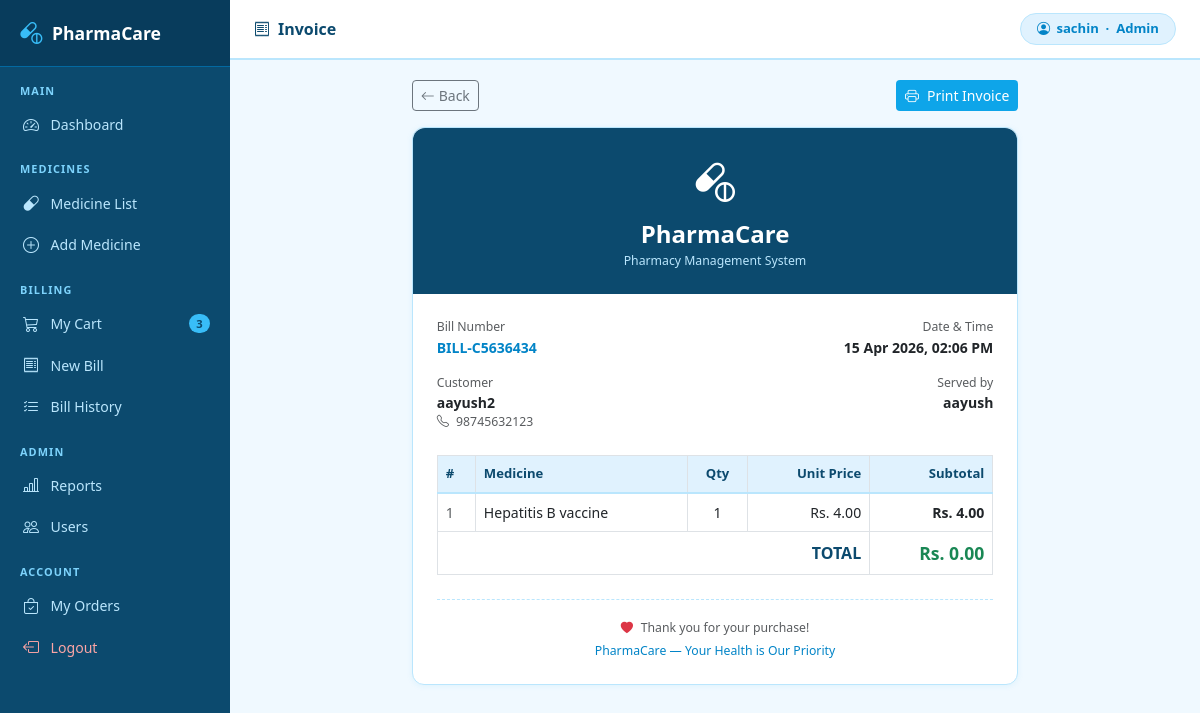
The page /bills/7/ (signed in) on the database its author committed.
### pharmacy/models.py (models this page shows, shortened)
class User(AbstractUser):
    ROLE_CHOICES = [('admin','Admin'),('pharmacist','Pharmacist')]
    role = models.CharField(max_length=20, choices=ROLE_CHOICES, default='pharmacist')
    class Meta:
        app_label = 'pharmacy'

class Bill(models.Model):
    STATUS = [('pending','Pending'),('completed','Completed'),('cancelled','Cancelled')]
    bill_number    = models.CharField(max_length=20, unique=True)
    pharmacist     = models.ForeignKey(User, on_delete=models.SET_NULL, null=True)
    customer_name  = models.CharField(max_length=200, blank=True, default='Walk-in Customer')
    customer_phone = models.CharField(max_length=15, blank=True)
    total_amount   = models.DecimalField(max_digits=12, decimal_places=2, default=0)
    status         = models.CharField(max_length=20, choices=STATUS, default='completed')
    created_at     = models.DateTimeField(auto_now_add=True)
    notes          = models.TextField(blank=True)
    class Meta:
        app_label = 'pharmacy'

class BillItem(models.Model):
    bill       = models.ForeignKey(Bill, on_delete=models.CASCADE)
    medicine = models.ForeignKey(Medicine, on_delete=models.CASCADE)
    quantity   = models.PositiveIntegerField()
    unit_price = models.DecimalField(max_digits=10, decimal_places=2)
    class Meta:
        app_label = 'pharmacy'
    @property
    def subtotal(self):
        return self.quantity * self.unit_price

class Medicine(models.Model):
    name                = models.CharField(max_length=200)
    category            = models.ForeignKey(Category, on_delete=models.SET_NULL,
                                             null=True, blank=True)
    price               = models.DecimalField(max_digits=10, decimal_places=2)
    stock_quantity      = models.PositiveIntegerField(default=0)
    expiry_date         = models.DateField()
    manufacturer        = models.DateField()
    description = models.TextField(blank=True, null=True)
    low_stock_threshold = models.PositiveIntegerField(default=10)
    image               = models.ImageField(upload_to='medicines/', blank=True, null=True)
    created_at          = models.DateTimeField(auto_now_add=True)
    updated_at          = models.DateTimeField(auto_now=True)
    class Meta:
        app_label = 'pharmacy'

### pharmacy/views.py (the view)
# urls.py: path('bills/<int:pk>/',views.bill_invoice,name='bill_invoice'),
@login_required
def bill_invoice(request, pk):
    bill  = get_object_or_404(Bill, pk=pk)
    items = bill.billitem_set.select_related('medicine').all()
    return render(request, 'pharmacy/bill_invoice.html', {'bill': bill, 'items': items})

### templates/pharmacy/bill_invoice.html (shortened to what this page needs)
{% extends 'pharmacy/base.html' %}
{% block page_title %}<i class="bi bi-receipt me-2"></i>Invoice{% endblock %}
{% block content %}
<div class="row justify-content-center">
    <div class="col-lg-8">
        <div class="d-flex gap-2 mb-3">
            <a href="{% url 'bill_list' %}"
               class="btn btn-outline-secondary btn-sm">
                <i class="bi bi-arrow-left me-1"></i>Back
            </a>
            <button onclick="window.print()"
                    class="btn btn-sm text-white ms-auto"
                    style="background:#0ea5e9;">
                <i class="bi bi-printer me-2"></i>Print Invoice
            </button>
        </div>
        <div class="card" id="invoice">
            <div class="text-center py-4"
                 style="background:#0c4a6e; border-radius:12px 12px 0 0;">
                <i class="bi bi-capsule-pill text-white"
                   style="font-size:2.5rem;"></i>
                <h4 class="text-white fw-bold mt-2 mb-0">PharmaCare</h4>
                <small style="color:#bae6fd;">
                    Pharmacy Management System
                </small>
            </div>
            <div class="card-body p-4">
                <div class="row mb-4">
                    <div class="col-6">
                        <div class="small text-muted">Bill Number</div>
                        <div class="fw-bold" style="color:#0284c7;">
                            {{ bill.bill_number }}
                        </div>
                    </div>
                    <div class="col-6 text-end">
                        <div class="small text-muted">Date & Time</div>
                        <div class="fw-bold">
                            {{ bill.created_at|date:"d M Y, h:i A" }}
                        </div>
                    </div>
                    <div class="col-6 mt-3">
                        <div class="small text-muted">Customer</div>
                        <div class="fw-bold">{{ bill.customer_name }}</div>
                        {% if bill.customer_phone %}
                        <div class="small text-muted">
                            <i class="bi bi-telephone me-1"></i>
                            {{ bill.customer_phone }}
                        </div>
                        {% endif %}
                    </div>
                    <div class="col-6 mt-3 text-end">
                        <div class="small text-muted">Served by</div>
                        <div class="fw-bold">
                            {{ bill.pharmacist.username|default:"—" }}
                        </div>
                    </div>
                </div>
                <div class="table-responsive">
                    <table class="table table-bordered mb-0">
                        <thead style="background:#e0f2fe; color:#0c4a6e;">
                            <tr>
                                <th>#</th>
                                <th>Medicine</th>
                                <th class="text-center">Qty</th>
                                <th class="text-end">Unit Price</th>
                                <th class="text-end">Subtotal</th>
                            </tr>
                        </thead>
                        <tbody>
                            {% for item in items %}
                            <tr>
                                <td class="text-muted small">{{ forloop.counter }}</td>
                                <td>{{ item.medicine.name }}</td>
                                <td class="text-center">{{ item.quantity }}</td>
                                <td class="text-end">Rs. {{ item.unit_price }}</td>
                                <td class="text-end fw-semibold">
                                    Rs. {{ item.subtotal }}
                                </td>
                            </tr>
                            {% endfor %}
                        </tbody>
                        <tfoot>
                            <tr style="background:#f0f9ff;">
                                <td colspan="4"
                                    class="text-end fw-bold"
                                    style="color:#0c4a6e; font-size:1rem;">
                                    TOTAL
                                </td>
                                <td class="text-end fw-bold text-success"
                                    style="font-size:1.1rem;">
                                    Rs. {{ bill.total_amount }}
                                </td>
                            </tr>
                        </tfoot>
                    </table>
                </div>
                <div class="text-center mt-4 pt-3"
                     style="border-top:1px dashed #bae6fd;">
                    <i class="bi bi-heart-fill text-danger small"></i>
                    <span class="small text-muted ms-1">
                        Thank you for your purchase!
                    </span>
                    <div class="small text-muted mt-1"
                         style="color:#0284c7!important;">
                        PharmaCare — Your Health is Our Priority
                    </div>
                </div>
            </div>
        </div>
    </div>
</div>
{% endblock %}

### templates/pharmacy/base.html (shortened to what this page needs)
<!DOCTYPE html>
<html lang="en">
<head>
    <link href="https://cdn.jsdelivr.net/npm/bootstrap@5.3.0/dist/css/bootstrap.min.css" rel="stylesheet">
    <link href="https://cdn.jsdelivr.net/npm/bootstrap-icons@1.11.0/font/bootstrap-icons.css" rel="stylesheet">
</head>
<body>
{% if user.is_authenticated %}
<div class="sidebar">
    <div class="sidebar-brand">
        <i class="bi bi-capsule-pill"></i>
        PharmaCare
    </div>
    <div class="nav-section">Main</div>
    <a href="{% url 'dashboard' %}"
       class="nav-link {% if request.resolver_match.url_name == 'dashboard' %}active{% endif %}">
        <i class="bi bi-speedometer2"></i> Dashboard
    </a>
    <div class="nav-section">Medicines</div>
    <a href="{% url 'medicine_list' %}"
       class="nav-link {% if 'medicine' in request.resolver_match.url_name %}active{% endif %}">
        <i class="bi bi-capsule"></i> Medicine List
    </a>
    {% if user.role == 'admin' %}
    <a href="{% url 'medicine_add' %}"
       class="nav-link">
        <i class="bi bi-plus-circle"></i> Add Medicine
    </a>
    {% endif %}
    <div class="nav-section">Billing</div>
    <a href="{% url 'cart' %}"
       class="nav-link {% if request.resolver_match.url_name == 'cart' %}active{% endif %}">
        <i class="bi bi-cart3"></i> My Cart
        {% with count=request.user.cartitem_set.count %}
        {% if count > 0 %}
        <span class="badge rounded-pill ms-auto"
              style="background:#38bdf8; color:#0c4a6e; font-size:0.7rem;">
            {{ count }}
        </span>
        {% endif %}
        {% endwith %}
    </a>
    <a href="{% url 'create_bill' %}"
       class="nav-link {% if request.resolver_match.url_name == 'create_bill' %}active{% endif %}">
        <i class="bi bi-receipt"></i> New Bill
    </a>
    <a href="{% url 'bill_list' %}"
       class="nav-link {% if request.resolver_match.url_name == 'bill_list' %}active{% endif %}">
        <i class="bi bi-list-check"></i> Bill History
    </a>
    {% if user.role == 'admin' %}
    <div class="nav-section">Admin</div>
    <a href="{% url 'reports' %}"
       class="nav-link {% if request.resolver_match.url_name == 'reports' %}active{% endif %}">
        <i class="bi bi-bar-chart-line"></i> Reports
    </a>
    <a href="{% url 'user_list' %}"
       class="nav-link {% if 'user' in request.resolver_match.url_name %}active{% endif %}">
        <i class="bi bi-people"></i> Users
    </a>
    {% endif %}
    <div class="nav-section">Account</div>
<a href="{% url 'my_orders' %}"
   class="nav-link {% if request.resolver_match.url_name == 'my_orders' %}active{% endif %}">
    <i class="bi bi-bag-check"></i> My Orders
</a>
<a href="{% url 'logout' %}" class="nav-link" style="color:#fca5a5;">
    <i class="bi bi-box-arrow-left"></i> Logout
</a>
</div>
<div class="topbar">
    <span class="topbar-title">
        {% block page_title %}Dashboard{% endblock %}
    </span>
    <div class="user-pill">
        <i class="bi bi-person-circle"></i>
        {{ user.username }} &nbsp;·&nbsp; {{ user.role|title }}
    </div>
</div>
<div class="main">
    {% block content %}{% endblock %}
</div>
{% else %}
    {% block auth_content %}{% endblock %}
{% endif %}
</body>
</html>

### templates/pharmacy/base.html (style rules this page uses)
:root { --sky: #0ea5e9; --sky-dark: #0284c7; --sky-light: #e0f2fe; --sky-mid: #bae6fd; --sidebar-w: 230px; --topbar-h: 60px; }
* { box-sizing: border-box; }
body { background: #f0f9ff; font-family: 'Segoe UI', sans-serif; font-size: 14px; }
.sidebar { position: fixed; top: 0; left: 0; width: var(--sidebar-w); height: 100vh; background: #0c4a6e; overflow-y: auto; z-index: 200; }
.sidebar-brand { background: #083c5c; padding: 1rem 1.25rem; display: flex; align-items: center; gap: 0.6rem; color: #fff; font-size: 1.1rem; font-weight: 700; border-bottom: 1px solid #0369a1; }
.sidebar-brand i { color: #38bdf8; font-size: 1.4rem; }
.nav-section { color: #7dd3fc; font-size: 0.68rem; font-weight: 600; text-transform: uppercase; letter-spacing: 0.1em; padding: 1rem 1.25rem 0.3rem; }
.sidebar .nav-link { color: #bae6fd; padding: 0.55rem 1.25rem; display: flex; align-items: center; gap: 0.6rem; font-size: 0.88rem; border-left: 3px solid transparent; transition: all 0.15s; }
.sidebar .nav-link i { font-size: 1rem; width: 18px; }
.topbar { position: fixed; top: 0; left: var(--sidebar-w); right: 0; height: var(--topbar-h); background: #fff; border-bottom: 2px solid var(--sky-mid); display: flex; align-items: center; justify-content: space-between; padding: 0 1.5rem; z-index: 100; }
.topbar-title { font-weight: 700; font-size: 1rem; color: #0c4a6e; }
.user-pill { background: var(--sky-light); color: var(--sky-dark); border: 1px solid var(--sky-mid); border-radius: 50px; padding: 0.3rem 1rem; font-size: 0.82rem; font-weight: 600; display: flex; align-items: center; gap: 0.4rem; }
.main { margin-left: var(--sidebar-w); padding-top: calc(var(--topbar-h) + 1.25rem); padding-left: 1.5rem; padding-right: 1.5rem; padding-bottom: 2rem; min-height: 100vh; }
.card { border: 1px solid var(--sky-mid); border-radius: 12px; box-shadow: 0 1px 6px rgba(14,165,233,0.08); }
.table thead th { background: var(--sky-light); color: #0c4a6e; font-weight: 600; font-size: 0.82rem; border-bottom: 2px solid var(--sky-mid); }
.table td { vertical-align: middle; font-size: 0.88rem; }

### rows shown on the page
User: username "sachin", role "Admin"
Bill: bill_number "BILL-C5636434", created_at "15 Apr 2026, 02:06 PM", customer_name "aayush2", customer_phone "98745632123", pharmacist.username "aayush", total_amount "0.00"
BillItem: medicine.name "Hepatitis B vaccine", quantity "1", unit_price "4.00", subtotal "4.00"

### other values the page prints
{{ count }} "3"
